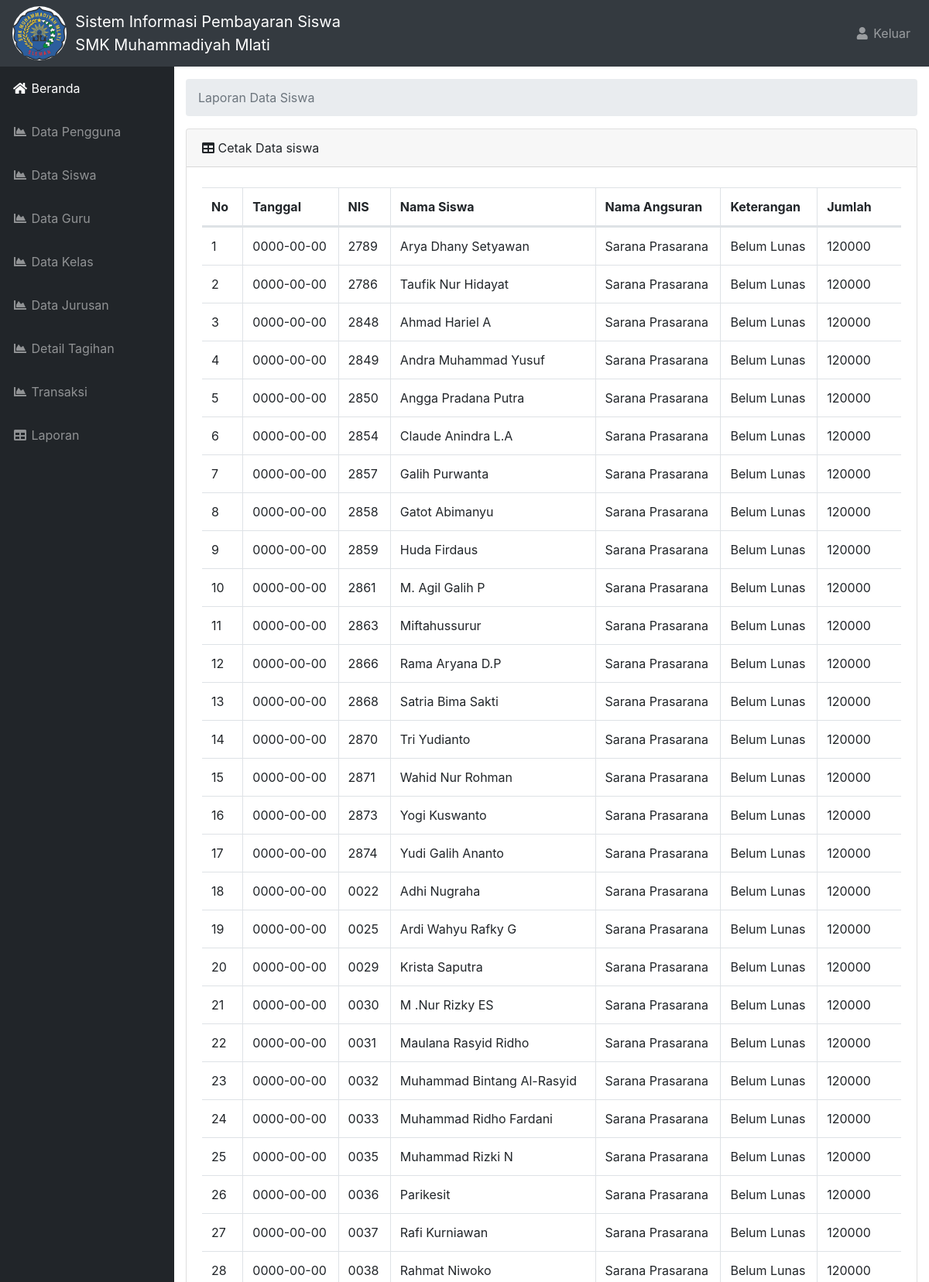
Page /beranda.php?halaman=datalaporansarana (signed in, upper part) on the committed database.
### tables this page shows
CREATE TABLE `tb_tag_saranaprasarana` (
  `id_tag_saranaprasarana` int(11) NOT NULL,
  `id_detail_sarana` int(11) NOT NULL,
  `nis` varchar(10) NOT NULL,
  `keterangan` varchar(20) NOT NULL DEFAULT 'Belum Lunas',
  `tgl` date NOT NULL
);

CREATE TABLE `tb_siswa` (
  `id_siswa` int(11) NOT NULL,
  `nis` varchar(10) NOT NULL,
  `nama_siswa` varchar(50) NOT NULL,
  `password` varchar(50) NOT NULL,
  `jenkel_siswa` enum('L','P') NOT NULL,
  `id_kelas` int(11) NOT NULL,
  `id_jurusan` int(11) NOT NULL
);

CREATE TABLE `detail_tag_sarana` (
  `id_detail_sarana` int(11) NOT NULL,
  `nama_angsuran` varchar(50) NOT NULL,
  `jumlah` varchar(20) NOT NULL
);

### aplikasi/admin/datalaporan/laporan_sarana.php (the view, shortened to what this page needs)
<div id="content-wrapper">
   <div class="container-fluid">
     <ol class="breadcrumb">
       <li class="breadcrumb-item active">Laporan Data Siswa</li>
     </ol>
     <div class="card mb-3">
       <div class="card-header">
         <i class="fas fa-table"></i>
         Cetak Data siswa</div>
       <div class="card-body">
           <div class="table-responsive bordered">
           <table class="table table-bordered" id="dataTable" width="100%" cellspacing="0">
             <thead>
               <tr>
                 <th>No</th>
                 <th>Tanggal</th>
                 <th>NIS</th>
                 <th>Nama Siswa</th>
                 <th>Nama Angsuran</th>
                 <th>Keterangan</th>
                 <th>Jumlah</th>
               </tr>
             </thead>
             <tbody>
             <?php
               $sqlBayar = mysqli_query($konek, "SELECT a.id_tag_saranaprasarana, a.nis, a.keterangan,a.tgl,b.`nama_angsuran`,b.`jumlah`,c.`nama_siswa`
             FROM tb_tag_saranaprasarana a
             LEFT JOIN `detail_tag_sarana` b ON a.`id_detail_sarana`=b.`id_detail_sarana`
             LEFT JOIN `tb_siswa` c ON a.`nis`=c.`nis`");
               $no=1;
               $total = 0;
               while ($tampilTabel=mysqli_fetch_array($sqlBayar)) {
                 $varTgl           = $tampilTabel['tgl'];
                 $varNis           = $tampilTabel['nis'];
                 $varNamaSiswa     = $tampilTabel['nama_siswa'];
                 $varNamaAngsuran  = $tampilTabel['nama_angsuran'];
                 $varKeterangan    = $tampilTabel['keterangan'];
                 $varJumlah        = $tampilTabel['jumlah'];
                 ?>
                 <tr>
                   <td><?php echo $no ?></td>
                   <td><?php echo $varTgl ?></td>
                   <td><?php echo $varNis ?></td>
                   <td><?php echo $varNamaSiswa ?></td>
                   <td><?php echo $varNamaAngsuran ?></td>
                   <td><?php echo $varKeterangan ?></td>
                   <td><?php echo $varJumlah ?></td>
                 </tr>
                 <?php
                 $no++;
                 $total += $tampilTabel['jumlah'];}
                 ?>
             </tbody>
           </table>
     </div>
     </div>
   </div>
     </div>
   </div>
 </div>

### css/sb-admin.css (style rules this page uses)
html { position: relative; min-height: 100%; }
body { height: 100%; }
#wrapper #content-wrapper { overflow-x: hidden; width: 100%; padding-top: 1rem; padding-bottom: 80px; }
:root { --input-padding-x: 0.75rem; --input-padding-y: 0.75rem; }

### rows in the picture
tb_tag_saranaprasarana: tgl "0000-00-00", nis "2789", tb_siswa.nama_siswa "Arya Dhany Setyawan", id_detail_sarana.nama_angsuran "Sarana Prasarana", keterangan "Belum Lunas", id_detail_sarana.jumlah "120000"
tb_tag_saranaprasarana: tgl "0000-00-00", nis "2786", tb_siswa.nama_siswa "Taufik Nur Hidayat", id_detail_sarana.nama_angsuran "Sarana Prasarana", keterangan "Belum Lunas", id_detail_sarana.jumlah "120000"
tb_tag_saranaprasarana: tgl "0000-00-00", nis "2848", tb_siswa.nama_siswa "Ahmad Hariel A", id_detail_sarana.nama_angsuran "Sarana Prasarana", keterangan "Belum Lunas", id_detail_sarana.jumlah "120000"
tb_tag_saranaprasarana: tgl "0000-00-00", nis "2849", tb_siswa.nama_siswa "Andra Muhammad Yusuf", id_detail_sarana.nama_angsuran "Sarana Prasarana", keterangan "Belum Lunas", id_detail_sarana.jumlah "120000"
tb_tag_saranaprasarana: tgl "0000-00-00", nis "2850", tb_siswa.nama_siswa "Angga Pradana Putra", id_detail_sarana.nama_angsuran "Sarana Prasarana", keterangan "Belum Lunas", id_detail_sarana.jumlah "120000"
tb_tag_saranaprasarana: tgl "0000-00-00", nis "2854", tb_siswa.nama_siswa "Claude Anindra L.A", id_detail_sarana.nama_angsuran "Sarana Prasarana", keterangan "Belum Lunas", id_detail_sarana.jumlah "120000"
tb_tag_saranaprasarana: tgl "0000-00-00", nis "2857", tb_siswa.nama_siswa "Galih Purwanta", id_detail_sarana.nama_angsuran "Sarana Prasarana", keterangan "Belum Lunas", id_detail_sarana.jumlah "120000"
tb_tag_saranaprasarana: tgl "0000-00-00", nis "2858", tb_siswa.nama_siswa "Gatot Abimanyu", id_detail_sarana.nama_angsuran "Sarana Prasarana", keterangan "Belum Lunas", id_detail_sarana.jumlah "120000"
tb_tag_saranaprasarana: tgl "0000-00-00", nis "2859", tb_siswa.nama_siswa "Huda Firdaus", id_detail_sarana.nama_angsuran "Sarana Prasarana", keterangan "Belum Lunas", id_detail_sarana.jumlah "120000"
tb_tag_saranaprasarana: tgl "0000-00-00", nis "2861", tb_siswa.nama_siswa "M. Agil Galih P", id_detail_sarana.nama_angsuran "Sarana Prasarana", keterangan "Belum Lunas", id_detail_sarana.jumlah "120000"
tb_tag_saranaprasarana: tgl "0000-00-00", nis "2863", tb_siswa.nama_siswa "Miftahussurur", id_detail_sarana.nama_angsuran "Sarana Prasarana", keterangan "Belum Lunas", id_detail_sarana.jumlah "120000"
tb_tag_saranaprasarana: tgl "0000-00-00", nis "2866", tb_siswa.nama_siswa "Rama Aryana D.P", id_detail_sarana.nama_angsuran "Sarana Prasarana", keterangan "Belum Lunas", id_detail_sarana.jumlah "120000"
tb_tag_saranaprasarana: tgl "0000-00-00", nis "2868", tb_siswa.nama_siswa "Satria Bima Sakti", id_detail_sarana.nama_angsuran "Sarana Prasarana", keterangan "Belum Lunas", id_detail_sarana.jumlah "120000"
tb_tag_saranaprasarana: tgl "0000-00-00", nis "2870", tb_siswa.nama_siswa "Tri Yudianto", id_detail_sarana.nama_angsuran "Sarana Prasarana", keterangan "Belum Lunas", id_detail_sarana.jumlah "120000"
tb_tag_saranaprasarana: tgl "0000-00-00", nis "2871", tb_siswa.nama_siswa "Wahid Nur Rohman", id_detail_sarana.nama_angsuran "Sarana Prasarana", keterangan "Belum Lunas", id_detail_sarana.jumlah "120000"
tb_tag_saranaprasarana: tgl "0000-00-00", nis "2873", tb_siswa.nama_siswa "Yogi Kuswanto", id_detail_sarana.nama_angsuran "Sarana Prasarana", keterangan "Belum Lunas", id_detail_sarana.jumlah "120000"
tb_tag_saranaprasarana: tgl "0000-00-00", nis "2874", tb_siswa.nama_siswa "Yudi Galih Ananto", id_detail_sarana.nama_angsuran "Sarana Prasarana", keterangan "Belum Lunas", id_detail_sarana.jumlah "120000"
tb_tag_saranaprasarana: tgl "0000-00-00", nis "0022", tb_siswa.nama_siswa "Adhi Nugraha", id_detail_sarana.nama_angsuran "Sarana Prasarana", keterangan "Belum Lunas", id_detail_sarana.jumlah "120000"
tb_tag_saranaprasarana: tgl "0000-00-00", nis "0025", tb_siswa.nama_siswa "Ardi Wahyu Rafky G", id_detail_sarana.nama_angsuran "Sarana Prasarana", keterangan "Belum Lunas", id_detail_sarana.jumlah "120000"
tb_tag_saranaprasarana: tgl "0000-00-00", nis "0029", tb_siswa.nama_siswa "Krista Saputra", id_detail_sarana.nama_angsuran "Sarana Prasarana", keterangan "Belum Lunas", id_detail_sarana.jumlah "120000"
tb_tag_saranaprasarana: tgl "0000-00-00", nis "0030", tb_siswa.nama_siswa "M .Nur Rizky ES", id_detail_sarana.nama_angsuran "Sarana Prasarana", keterangan "Belum Lunas", id_detail_sarana.jumlah "120000"
tb_tag_saranaprasarana: tgl "0000-00-00", nis "0031", tb_siswa.nama_siswa "Maulana Rasyid Ridho", id_detail_sarana.nama_angsuran "Sarana Prasarana", keterangan "Belum Lunas", id_detail_sarana.jumlah "120000"
tb_tag_saranaprasarana: tgl "0000-00-00", nis "0032", tb_siswa.nama_siswa "Muhammad Bintang Al-Rasyid", id_detail_sarana.nama_angsuran "Sarana Prasarana", keterangan "Belum Lunas", id_detail_sarana.jumlah "120000"
tb_tag_saranaprasarana: tgl "0000-00-00", nis "0033", tb_siswa.nama_siswa "Muhammad Ridho Fardani", id_detail_sarana.nama_angsuran "Sarana Prasarana", keterangan "Belum Lunas", id_detail_sarana.jumlah "120000"
tb_tag_saranaprasarana: tgl "0000-00-00", nis "0035", tb_siswa.nama_siswa "Muhammad Rizki N", id_detail_sarana.nama_angsuran "Sarana Prasarana", keterangan "Belum Lunas", id_detail_sarana.jumlah "120000"
tb_tag_saranaprasarana: tgl "0000-00-00", nis "0036", tb_siswa.nama_siswa "Parikesit", id_detail_sarana.nama_angsuran "Sarana Prasarana", keterangan "Belum Lunas", id_detail_sarana.jumlah "120000"
tb_tag_saranaprasarana: tgl "0000-00-00", nis "0037", tb_siswa.nama_siswa "Rafi Kurniawan", id_detail_sarana.nama_angsuran "Sarana Prasarana", keterangan "Belum Lunas", id_detail_sarana.jumlah "120000"
tb_tag_saranaprasarana: tgl "0000-00-00", nis "0038", tb_siswa.nama_siswa "Rahmat Niwoko", id_detail_sarana.nama_angsuran "Sarana Prasarana", keterangan "Belum Lunas", id_detail_sarana.jumlah "120000"
